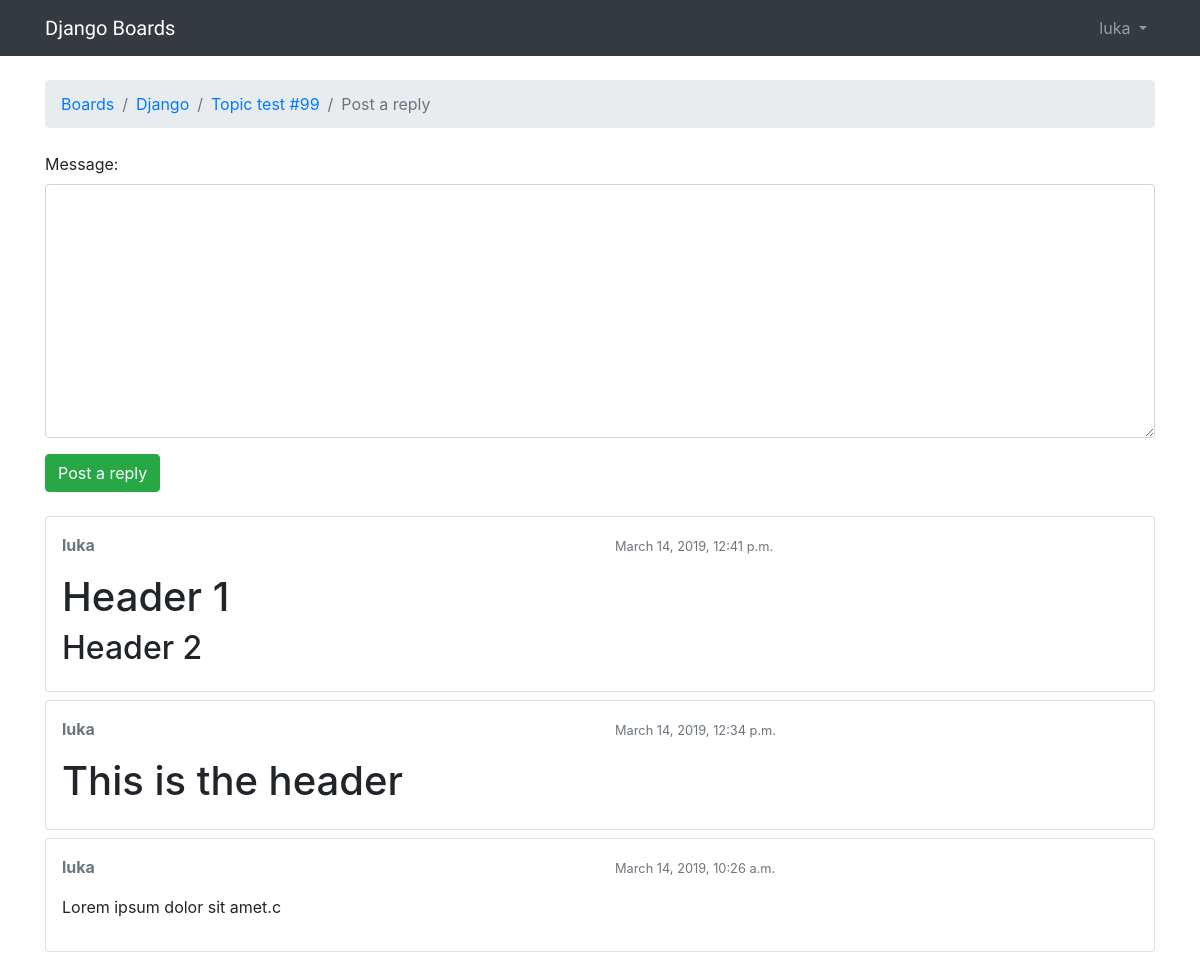
Page /boards/1/topics/103/reply/ (signed in) on the earlier database version.
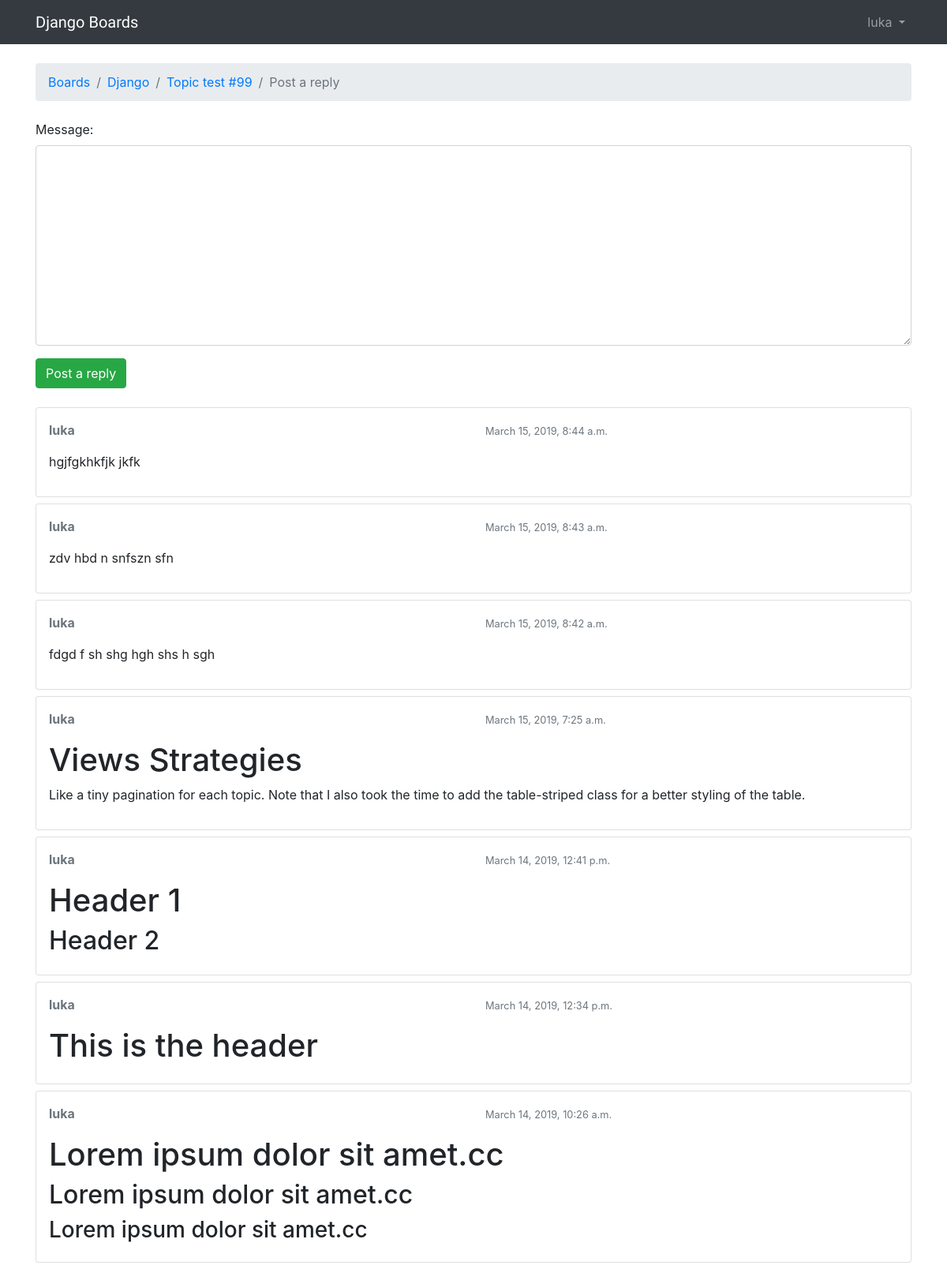
Same page on the later database version.
### boards/models.py (models this page shows, shortened)
class Post(models.Model):
    message = models.TextField(max_length=4000)
    topic = models.ForeignKey(Topic, related_name='posts', on_delete=models.PROTECT)
    created_at = models.DateTimeField(auto_now_add=True)
    updated_at = models.DateTimeField(null=True)
    created_by = models.ForeignKey(User, related_name='posts', on_delete=models.PROTECT)
    updated_by = models.ForeignKey(User, null=True, related_name='+', on_delete=models.PROTECT)
    def get_message_as_markdown(self):
        return mark_safe(markdown(self.message, safe_mode='escape'))

### boards/views.py (the view)
# urls.py: re_path(r'^boards/(?P<pk>\d+)/topics/(?P<topic_pk>\d+)/reply/$', views.reply_topic, name='reply_topic'),
@login_required
def reply_topic(request, pk, topic_pk):
    topic = get_object_or_404(Topic, board__pk=pk, pk=topic_pk)
    if request.method == 'POST':
        form = PostForm(request.POST)
        if form.is_valid():
            post = form.save(commit=False)
            post.topic = topic
            post.created_by = request.user
            post.save()
            topic.last_updated = timezone.now()
            topic.save()
            topic_url = reverse('topic_posts', kwargs={'pk': pk, 'topic_pk': topic_pk})
            topic_post_url = '{url}?page={page}#{id}'.format(
                url = topic_url,
                id = post.pk,
                page = topic.get_page_count()
            )
            return redirect(topic_post_url)
    else:
        form = PostForm()
    return render(request, 'reply_topic.html', {'topic': topic, 'form': form})

### boards/forms.py
class PostForm(forms.ModelForm):
    class Meta:
        model = Post
        fields = ['message',]

### boards/models.py (called while the page is built)
    def get_last_ten_posts(self):
        return self.posts.order_by('-created_at')[:10]

### boards/templatetags/form_tags.py (called while the page is built)
@register.filter
def input_class(bound_field):
    css_class = ''
    if bound_field.form.is_bound:
        if bound_field.errors:
            css_class = 'is-invalid'
        elif field_type(bound_field) != 'PasswordInput':
            css_class = 'is-valid'
    return 'form-control {}'.format(css_class)

### templates/reply_topic.html (shortened to what this page needs)
{% extends 'base.html' %}
{% load static %}
{% block stylesheet %}
    <link rel="stylesheet" href="https://cdn.jsdelivr.net/simplemde/latest/simplemde.min.css">
{% endblock stylesheet %}
{% block breadcrumb %}
    <li class="breadcrumb-item"><a href="{% url 'home' %}">Boards</a></li>
    <li class="breadcrumb-item"><a href="{% url 'board_topics' topic.board.pk %}">{{ topic.board.name }}</a></li>
    <li class="breadcrumb-item"><a href="{% url 'topic_posts' topic.board.pk topic.pk %}">{{ topic.subject }}</a></li>
    <li class="breadcrumb-item active">Post a reply</li>
{% endblock breadcrumb %}
{% block content %}
    <form method="post" novalidate class="mb-4">
        {% include 'includes/form.html' %}
        <button type="submit" class="btn btn-success">Post a reply</button>
    </form>
    {% for post in topic.get_last_ten_posts %}
        <div class="card mb-2">
            <div class="card-body p-3">
                <div class="row mb-3">
                    <div class="col-6">
                        <strong class="text-muted">{{ post.created_by.username }}</strong>
                    </div>
                    <div class="col-6 text-rigth">
                        <small class="text-muted">{{ post.created_at }}</small>
                    </div>
                </div>
                {{ post.get_message_as_markdown }}
            </div>
        </div>
    {% endfor %}
{% endblock content %}

Differences in the rows shown:
added Post: created_by.username "luka", created_at "March 15, 2019, 8:44 a.m.", get_message_as_markdown "hgjfgkhkfjk jkfk"
added Post: created_by.username "luka", created_at "March 15, 2019, 8:43 a.m.", get_message_as_markdown "zdv hbd n snfszn sfn"
added Post: created_by.username "luka", created_at "March 15, 2019, 8:42 a.m.", get_message_as_markdown "fdgd f sh shg hgh shs h sgh"
added Post: created_by.username "luka", created_at "March 15, 2019, 7:25 a.m.", get_message_as_markdown "Views Strategies Like a tiny pagination for each topic. Note that I also took the time to add the table-striped class for a better styling of the table."
changed Post: get_message_as_markdown "Lorem ipsum dolor sit amet.c" → "Lorem ipsum dolor sit amet.cc Lorem ipsum dolor sit amet.cc Lorem ipsum dolor sit amet.cc"
